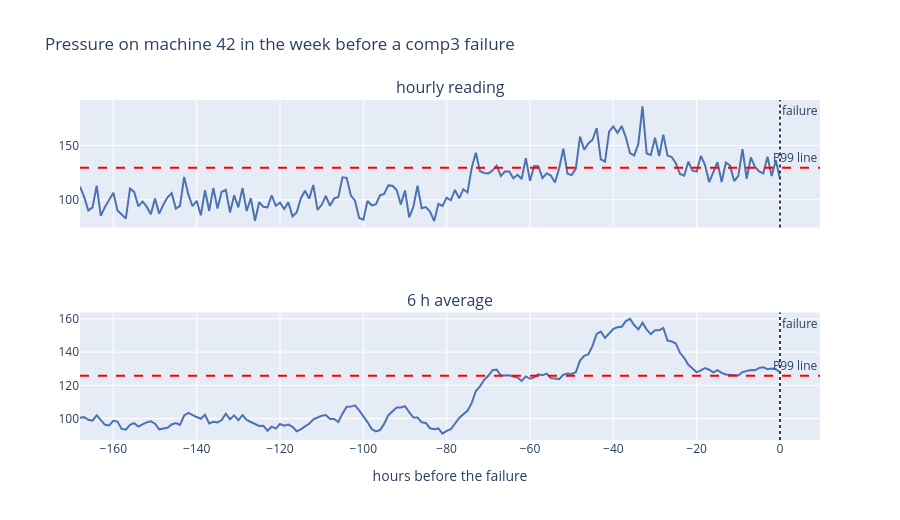

Notebook source saved alongside this figure:
### Markdown cell above
## 5 · Should the sensor readings be smoothed?
**The line.** Every alarm compares a sensor reading to a **line** (a threshold): if the reading crosses it, the
alarm sounds. The line is set from **normal operation** only (hours far from any failure). Usually it is the
level that normal hours cross only 1% of the time, called the 99th percentile or **P99**. So in normal running
the alarm almost never sounds; before a failure, the reading drifts past the line.

**Smoothing.** Readings jitter from hour to hour, so a single odd hour can cross the line by chance. Smoothing
the reading first (for example, averaging the last 6 hours) ignores those one-hour blips. The picture below
shows a real pressure failure: the hourly reading and its 6 h average, each against its own P99 line.

### Code cell
# One real failure: a comp3 failure (pressure is comp3's signal) on a holdout machine, the 7 days before it.
from data import build_masks                      # src/data.py §3: which hours count as normal operation
from plotly.subplots import make_subplots
normal = build_masks(panel, cfg).normal
pick = panel.events[panel.events.comps.map(lambda c: c == ("comp3",)) & panel.events.m.isin(hold) & (panel.events.t > 168)]
x_all = {int(m): pd.Series(panel.X["pressure"][int(m)]) for m in pick.m.unique()}
# pick the example where the 6 h average stays above its line longest in the last 48 h (the clearest picture)
def hours_above(e):
    r6 = x_all[e.m].rolling(6).mean(); line = np.nanpercentile(r6[normal[e.m]], 99)
    return int((r6[e.t - 48:e.t] > line).sum())
e = pick.loc[pick.apply(hours_above, axis=1).idxmax()]
m, t = int(e.m), int(e.t)

x = x_all[m]
versions = {"hourly reading": x, "6 h average": x.rolling(6).mean()}
fig = make_subplots(rows=2, cols=1, shared_xaxes=True, subplot_titles=list(versions))
for row, (name, y) in enumerate(versions.items(), start=1):
    line = np.nanpercentile(y[normal[m]], 99)     # P99 of this machine's normal hours, for this version
    hrs = np.arange(-168, 1)                      # hours relative to the failure (0 = failure)
    fig.add_scatter(x=hrs, y=y[t - 168:t + 1].values, row=row, col=1, showlegend=False, line=dict(color="#4c72b0"))
    fig.add_hline(y=line, row=row, col=1, line_dash="dash", line_color="red", annotation_text="P99 line")
fig.add_vline(x=0, line_dash="dot", annotation_text="failure")
fig.update_xaxes(title="hours before the failure", row=2, col=1)
fig.update_layout(height=520, title=f"Pressure on machine {panel.machines.machineID.iloc[m]} in the week before a comp3 failure")
fig.show()

### Figure 1 — Plotly figure (JSON) as saved in the notebook; plotly's stock layout.template omitted (floating-point values rounded to 4 significant figures; data arrays with more than 128 entries replaced by an {"elided": "..."} marker saying what was removed)
{"data": [{"line": {"color": "#4c72b0"}, "showlegend": false, "type": "scatter", "x": {"elided": "169 int values"}, "xaxis": "x", "y": {"elided": "169 float values"}, "yaxis": "y"}, {"line": {"color": "#4c72b0"}, "showlegend": false, "type": "scatter", "x": {"elided": "169 int values"}, "xaxis": "x2", "y": {"elided": "169 float values"}, "yaxis": "y2"}], "layout": {"annotations": [{"font": {"size": 16}, "showarrow": false, "text": "hourly reading", "x": 0.5, "xanchor": "center", "xref": "paper", "y": 1.0, "yanchor": "bottom", "yref": "paper"}, {"font": {"size": 16}, "showarrow": false, "text": "6 h average", "x": 0.5, "xanchor": "center", "xref": "paper", "y": 0.375, "yanchor": "bottom", "yref": "paper"}, {"showarrow": false, "text": "P99 line", "x": 1, "xanchor": "right", "xref": "x domain", "y": 129.4, "yanchor": "bottom", "yref": "y"}, {"showarrow": false, "text": "P99 line", "x": 1, "xanchor": "right", "xref": "x2 domain", "y": 125.7, "yanchor": "bottom", "yref": "y2"}, {"showarrow": false, "text": "failure", "x": 0, "xanchor": "left", "xref": "x", "y": 1, "yanchor": "top", "yref": "y domain"}, {"showarrow": false, "text": "failure", "x": 0, "xanchor": "left", "xref": "x2", "y": 1, "yanchor": "top", "yref": "y2 domain"}], "height": 520, "shapes": [{"line": {"color": "red", "dash": "dash"}, "type": "line", "x0": 0, "x1": 1, "xref": "x domain", "y0": 129.4, "y1": 129.4, "yref": "y"}, {"line": {"color": "red", "dash": "dash"}, "type": "line", "x0": 0, "x1": 1, "xref": "x2 domain", "y0": 125.7, "y1": 125.7, "yref": "y2"}, {"line": {"dash": "dot"}, "type": "line", "x0": 0, "x1": 0, "xref": "x", "y0": 0, "y1": 1, "yref": "y domain"}, {"line": {"dash": "dot"}, "type": "line", "x0": 0, "x1": 0, "xref": "x2", "y0": 0, "y1": 1, "yref": "y2 domain"}], "title": {"text": "Pressure on machine 42 in the week before a comp3 failure"}, "xaxis": {"anchor": "y", "domain": [0.0, 1.0], "matches": "x2", "showticklabels": false}, "xaxis2": {"anchor": "y2", "domain": [0.0, 1.0], "title": {"text": "hours before the failure"}}, "yaxis": {"anchor": "x", "domain": [0.625, 1.0]}, "yaxis2": {"anchor": "x2", "domain": [0.0, 0.375]}}}
